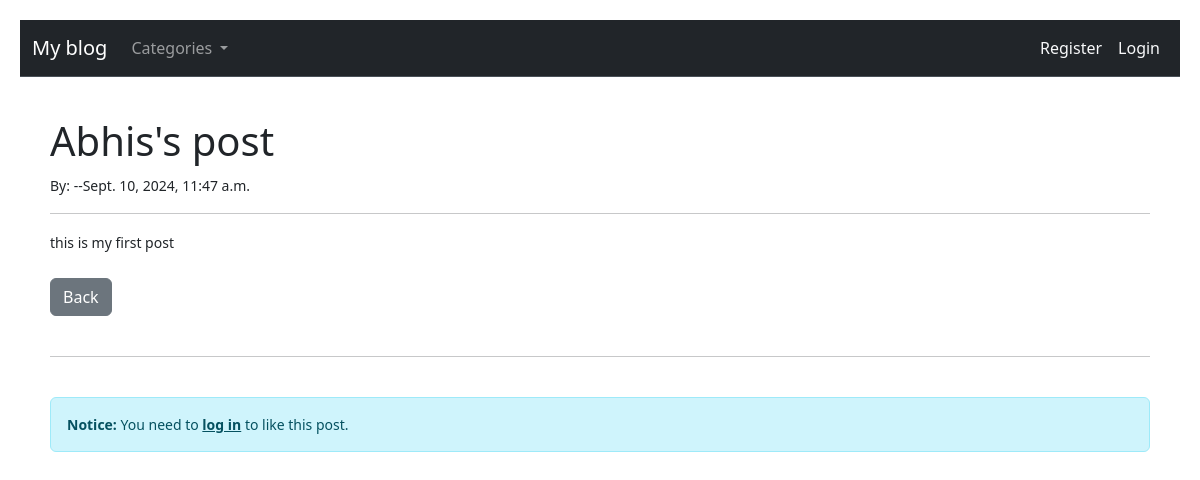
The page /article/18 on the database its author committed.
### theblog/models.py (models this page shows, shortened)
class Post(models.Model):
    title = models.CharField(max_length=255)
    author = models.ForeignKey(User, on_delete=models.CASCADE)
    category = models.CharField(max_length=255,default="defaut category")
    body = RichTextField(blank=True,null=True)
    snippet = models.CharField(max_length=255,default="this is default snippet")
    post_date = models.DateTimeField(auto_now_add=True)
    likes = models.ManyToManyField(User,related_name='blog_posts')
    def total_likes(self):
        return self.likes.count()

### theblog/views.py (the view)
# urls.py: path('article/<int:pk>',ArticleDetail.as_view(),name ="article-detail"),
class ArticleDetail(DetailView):
    model = Post
    template_name = 'article_detail.html'
    def get_context_data(self, *args,**kwargs) :
        cat_menu = Category.objects.all()
        context = super().get_context_data(*args,**kwargs)
        stuff = get_object_or_404(Post, id=self.kwargs['pk'])
        total_likes = stuff.total_likes()
        liked = False
        if stuff.likes.filter(id=self.request.user.id).exists():
            liked = True
        context["cat_menu"] = cat_menu
        context["total_likes"] = total_likes
        context["liked"]=liked
        return context

### theblog/models.py (called while the page is built)
    def __str__(self):
        return self.name

### theblog/templates/article_detail.html (shortened to what this page needs)
{% extends "base.html" %}
{%block content%}
<h1>{{post.title}}</h1>
<small>By: {{post.author.first_name}} {{post.author.last_name}}--{{post.post_date}}
<hr>
{{post.body|safe}}
<br><br>
<a href="{% url 'home' %}"class="btn btn-secondary">Back</a>
<br><br>
<hr>
<br>
{% if user.is_authenticated %}
<form action="{% url 'like_post' post.pk %}" method="POST">
    {% csrf_token %}
    {% if liked %}
    <button type="submit" name="post_id" value="{{ post.id }}" class="btn btn-danger btn-sm">Unlike</button>
    {%else%}
    <button type="submit" name="post_id" value="{{ post.id }}" class="btn btn-primary btn-sm">Like</button>
    {% endif %}
    ---{{total_likes}}likes
</form>
{% else %}
<div class="alert alert-info" role="alert">
    <strong>Notice:</strong> You need to <a href="{% url 'login' %}" class="alert-link">log in</a> to like this post.
</div>
{% endif %}
{%endblock content%}

### theblog/templates/base.html (style rules this page uses)
body { padding: 20px; }

### rows shown on the page
Post: title "Abhis's post", post_date "Sept. 10, 2024, 11:47 a.m.", body "this is my first post"
